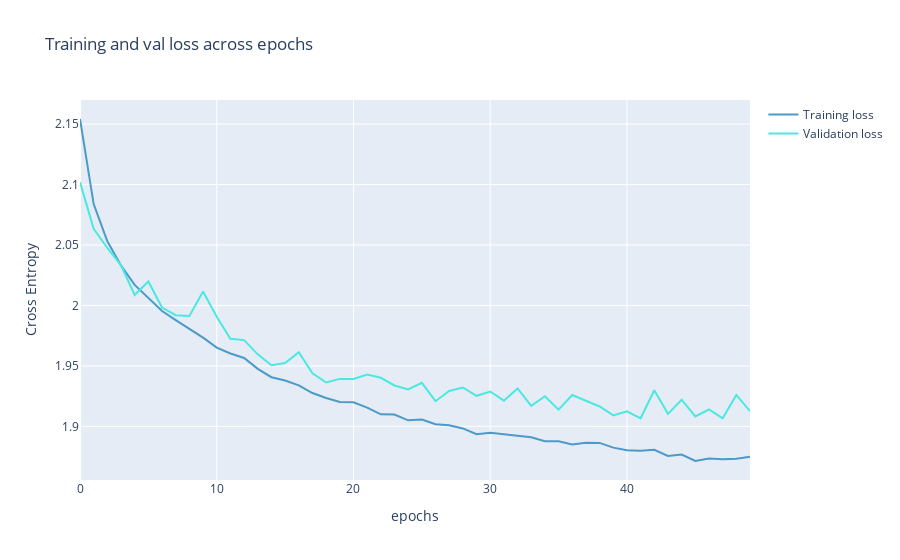

Notebook code for this chart:
### Markdown cell above
* Display the evolution of the loss and the validation loss using plotly

### Code cell
# Import the necessary module from Plotly for data visualization
from plotly import graph_objects as go

# Create a figure object to hold the plot
fig = go.Figure(
    data=[
        # Add a scatter plot for training loss
        go.Scatter(
            # - 'y' represents the training loss values over epochs
            y=history["loss"],
            # - 'name' is the label for the legend
            name="Training loss",
            # - 'mode' is set to "lines" to create a line plot
            mode="lines",
            ),
        # Add a scatter plot for validation loss
        go.Scatter(
            # - 'y' represents the validation loss values over epochs
            y=history["val_loss"],
            # - 'name' is the label for the legend
            name="Validation loss",
            # - 'mode' is set to "lines" to create a line plot
            mode="lines",
            )
])

# Customize the layout of the figure
fig.update_layout(
    # - Set the title of the plot
    title='Training and val loss across epochs',
    # - Label the x-axis as 'epochs'
    xaxis_title='epochs',
    # - Label the y-axis as 'Cross Entropy' to represent loss values
    yaxis_title='Cross Entropy'    
)

# Display the plot
fig.show()

### Figure 1 — Plotly figure (JSON) as saved in the notebook; plotly's stock layout.template omitted (floating-point values rounded to 4 significant figures)
{"data": [{"marker": {"color": "#4B9AC7"}, "mode": "lines", "name": "Training loss", "type": "scatter", "y": [2.154, 2.084, 2.053, 2.033, 2.017, 2.006, 1.995, 1.988, 1.981, 1.973, 1.965, 1.96, 1.957, 1.948, 1.941, 1.938, 1.934, 1.928, 1.923, 1.92, 1.92, 1.915, 1.91, 1.91, 1.905, 1.906, 1.902, 1.901, 1.898, 1.894, 1.895, 1.893, 1.893, 1.891, 1.888, 1.888, 1.885, 1.886, 1.886, 1.882, 1.88, 1.88, 1.881, 1.875, 1.877, 1.871, 1.873, 1.873, 1.873, 1.875]}, {"marker": {"color": "#4BE8E0"}, "mode": "lines", "name": "Validation loss", "type": "scatter", "y": [2.102, 2.063, 2.048, 2.033, 2.009, 2.02, 1.998, 1.992, 1.991, 2.011, 1.991, 1.972, 1.971, 1.96, 1.951, 1.952, 1.961, 1.944, 1.936, 1.939, 1.939, 1.943, 1.94, 1.934, 1.93, 1.936, 1.921, 1.929, 1.932, 1.925, 1.929, 1.921, 1.931, 1.917, 1.925, 1.914, 1.926, 1.921, 1.916, 1.909, 1.912, 1.907, 1.93, 1.91, 1.922, 1.908, 1.914, 1.907, 1.926, 1.913]}], "layout": {"title": {"text": "Training and val loss across epochs"}, "xaxis": {"title": {"text": "epochs"}}, "yaxis": {"title": {"text": "Cross Entropy"}}}}
